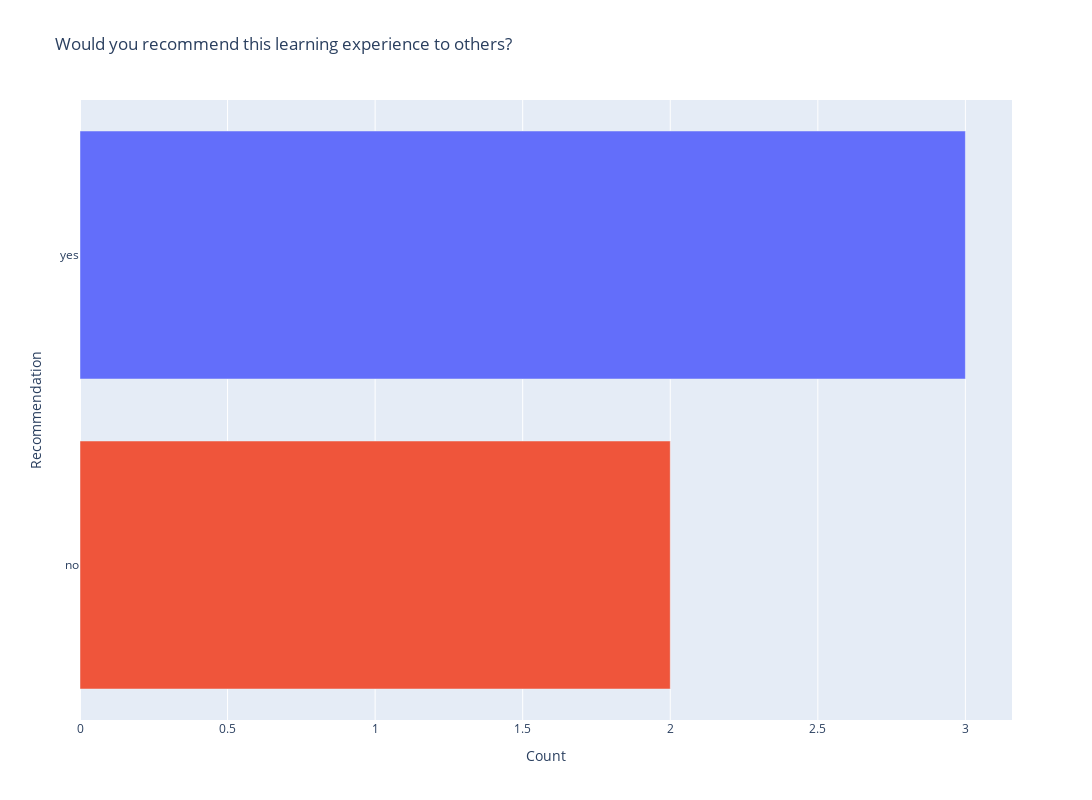

The cell this chart's notebook holds for it:
### Code cell
visualize(
    results,
    col='Would you recommend this learning experience to others?', name='Recommendation', 
    y='Recommendation', x='Count', color='Recommendation', title='Would you recommend this learning experience to others?', height=800, width=1200,
)

### Figure 1 — Plotly figure (JSON) as saved in the notebook; plotly's stock layout.template omitted (floating-point values rounded to 4 significant figures)
{"data": [{"alignmentgroup": "True", "hovertemplate": "Recommendation=%{y}<br>Count=%{x}<extra></extra>", "legendgroup": "yes", "marker": {"color": "#636efa", "pattern": {"shape": ""}}, "name": "yes", "offsetgroup": "yes", "orientation": "h", "showlegend": true, "textposition": "auto", "type": "bar", "x": [3], "xaxis": "x", "y": ["yes"], "yaxis": "y"}, {"alignmentgroup": "True", "hovertemplate": "Recommendation=%{y}<br>Count=%{x}<extra></extra>", "legendgroup": "no", "marker": {"color": "#EF553B", "pattern": {"shape": ""}}, "name": "no", "offsetgroup": "no", "orientation": "h", "showlegend": true, "textposition": "auto", "type": "bar", "x": [2], "xaxis": "x", "y": ["no"], "yaxis": "y"}], "layout": {"barmode": "relative", "height": 800, "legend": {"title": {"text": "Recommendation"}, "tracegroupgap": 0}, "showlegend": false, "title": {"text": "Would you recommend this learning experience to others?"}, "width": 1200, "xaxis": {"anchor": "y", "domain": [0, 1], "title": {"text": "Count"}}, "yaxis": {"anchor": "x", "categoryarray": ["no", "yes"], "categoryorder": "array", "domain": [0, 1], "title": {"text": "Recommendation"}}}}
